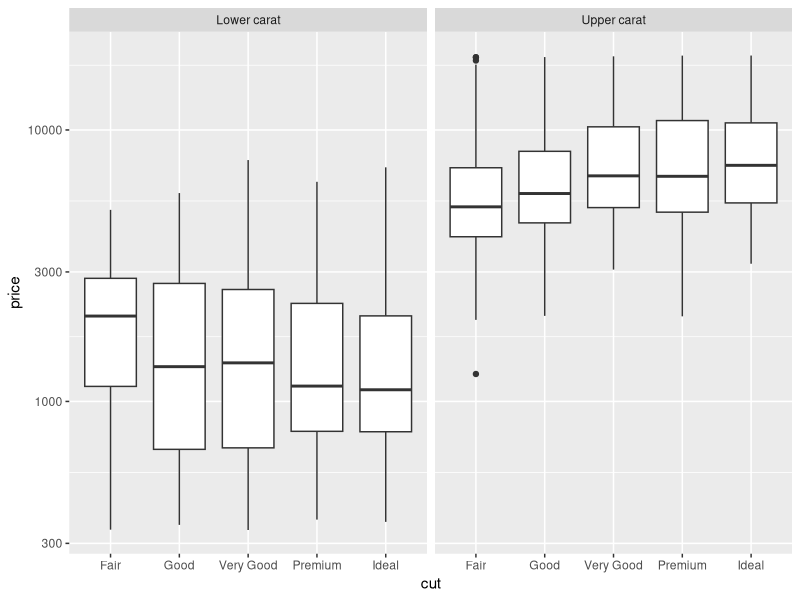
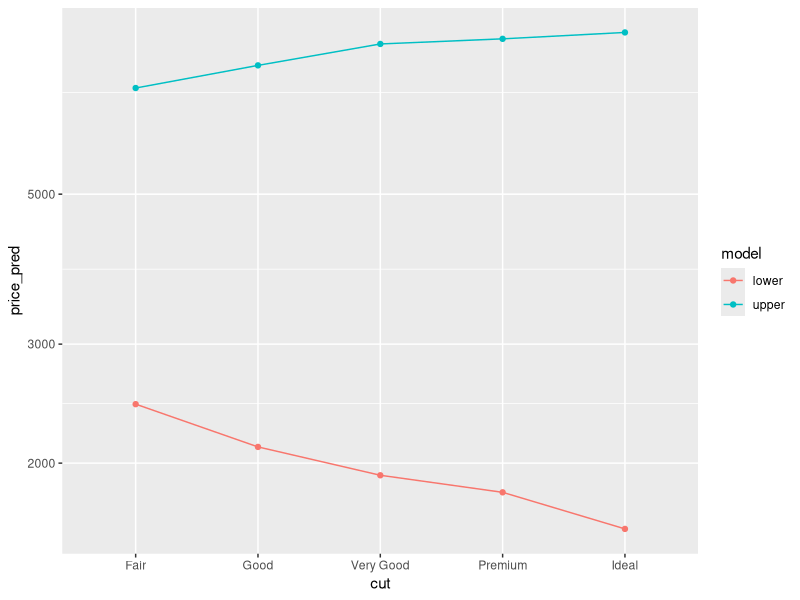
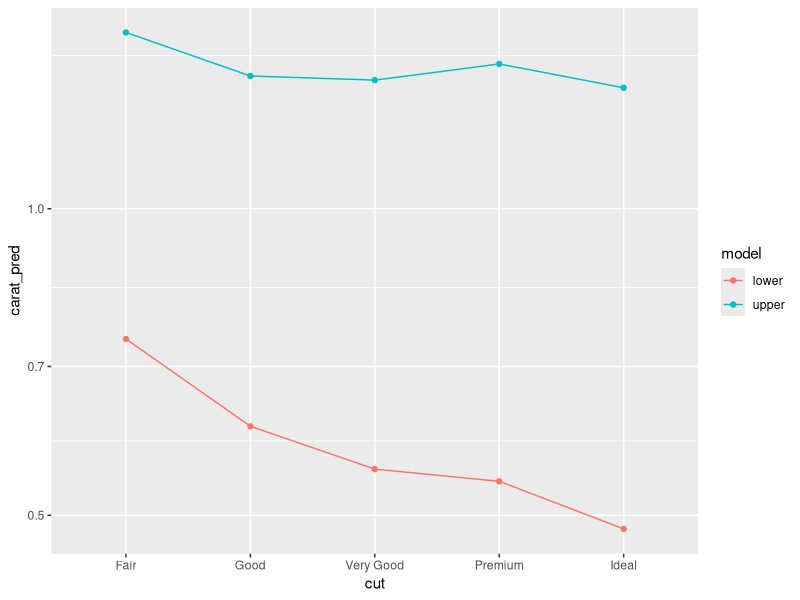
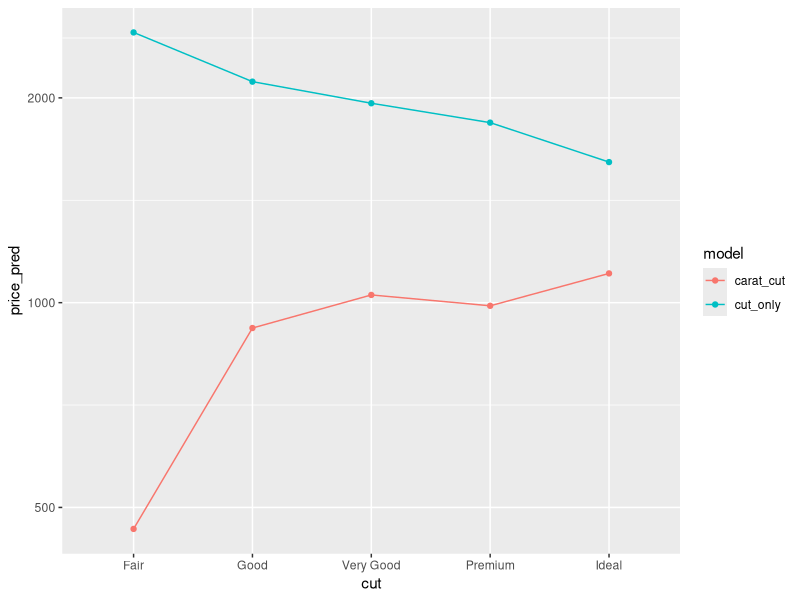

These charts were generated, in order, by the following R code:
## ---- chunk 1
library(tidyverse)
library(modelr)
library(broom)
## ---- chunk 2
## NOTE: No need to edit this setup
# Create a test-validate split
set.seed(101)
diamonds_randomized <-
  diamonds %>%
  slice(sample(dim(diamonds)[1]))

diamonds_train <-
  diamonds_randomized %>%
  slice(1:10000)
## ---- chunk 3
## NOTE: No need to edit this chunk
diamonds_train %>%
  mutate(
    grouping = if_else(carat < 1.0, "Lower carat", "Upper carat")
  ) %>%

  ggplot(aes(cut, price)) +
  geom_boxplot() +

  scale_y_log10() +
  facet_grid(~ grouping)
## ---- chunk 4
## TODO: Fit two models, one to lower (carat <= 1) and
#        one to upper (carat > 1) diamonds.
#        Use formula = price ~ cut
fit_lower <-
  diamonds %>%
  filter(carat <= 1) %>%
  lm(
    data = .,
    formula = price ~ cut
  )
fit_upper <- 
  diamonds %>%
  filter(carat > 1) %>%
  lm(
    data = .,
    formula = price ~ cut
  )

## NOTE: No need to modify this code
tibble(cut = c("Fair", "Good", "Very Good", "Premium", "Ideal")) %>%
  mutate(
    cut = fct_relevel(cut, "Fair", "Good", "Very Good", "Premium", "Ideal")
  ) %>%
  add_predictions(fit_lower, var = "price_pred-lower") %>%
  add_predictions(fit_upper, var = "price_pred-upper") %>%
  pivot_longer(
    names_to = c(".value", "model"),
    names_sep = "-",
    cols = matches("price")
  ) %>%

  ggplot(aes(cut, price_pred, color = model)) +
  geom_line(aes(group = model)) +
  geom_point() +
  scale_y_log10()
## ---- chunk 5
## TODO: Fit two models, one to lower (carat <= 1) and
#        one to upper (carat > 1) diamonds.
#        Use formula = carat ~ cut
fit_carat_lower <-
  diamonds %>%
  filter(carat <= 1) %>%
  lm(
    data = .,
    formula = carat ~ cut
  )
fit_carat_upper <-
  diamonds %>%
  filter(carat > 1) %>%
  lm(
    data = .,
    formula = carat ~ cut
  )

## NOTE: No need to change this code
tibble(cut = c("Fair", "Good", "Very Good", "Premium", "Ideal")) %>%
  mutate(
    cut = fct_relevel(cut, "Fair", "Good", "Very Good", "Premium", "Ideal")
  ) %>%
  add_predictions(fit_carat_lower, var = "carat_pred-lower") %>%
  add_predictions(fit_carat_upper, var = "carat_pred-upper") %>%
  pivot_longer(
    names_to = c(".value", "model"),
    names_sep = "-",
    cols = matches("carat")
  ) %>%

  ggplot(aes(cut, carat_pred, color = model)) +
  geom_line(aes(group = model)) +
  geom_point() +
  scale_y_log10()
## ---- chunk 6
## TODO: Fit two models on the low-carat diamonds, one with
#        formula = price ~ carat + cut, and one with
#        formula = price ~ cut
fit_carat_cut <-
  diamonds_train %>%
  filter(carat <= 1) %>%
  lm(
    data = .,
    formula = price ~carat + cut
  )

fit_cut_only <-
  diamonds_train %>%
  filter(carat <= 1) %>%
  lm(
    data = .,
    formula = price ~ cut
  )

## NOTE: No need to change this code
tibble(
    cut = c("Fair", "Good", "Very Good", "Premium", "Ideal"),
    carat = c(0.4)
  ) %>%
  mutate(
    cut = fct_relevel(cut, "Fair", "Good", "Very Good", "Premium", "Ideal")
  ) %>%
  add_predictions(fit_carat_cut, var = "price_pred-carat_cut") %>%
  add_predictions(fit_cut_only, var = "price_pred-cut_only") %>%
  pivot_longer(
    names_to = c(".value", "model"),
    names_sep = "-",
    cols = matches("price")
  ) %>%

  ggplot(aes(cut, price_pred, color = model)) +
  geom_line(aes(group = model)) +
  geom_point() +
  scale_y_log10()
